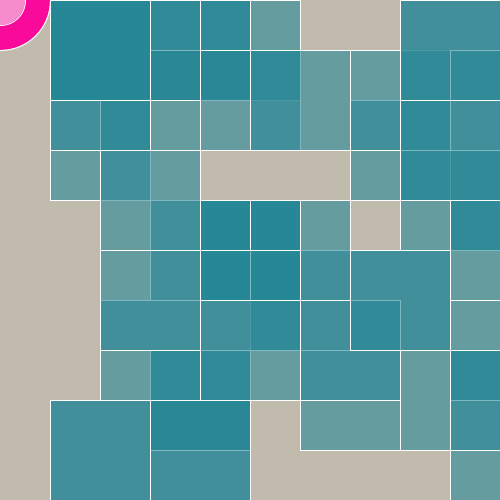
Frame 1 (no input)
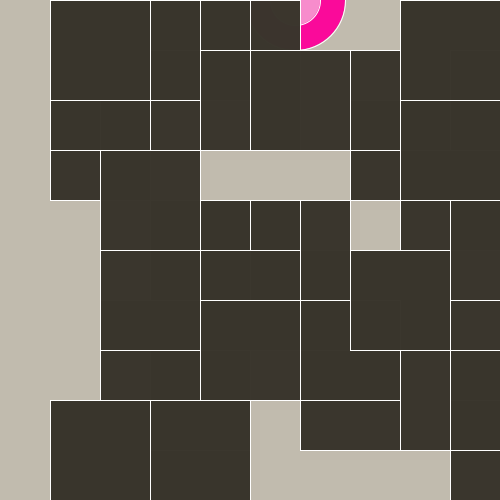
Frame 60 (the mouse pressed at the canvas centre just before this capture)
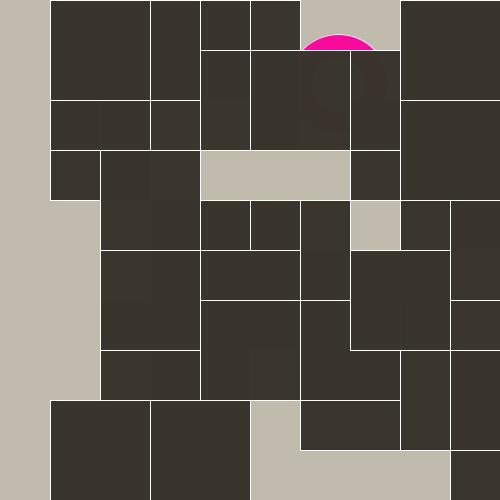
Frame 120 (the mouse held since frame 60 and released just before this capture)

The Processing sketch that drew these frames (run headless with seeded random() and noise(); from frame 60 on, the mouse is pressed at the canvas centre):

// Processing sketch: processing_8017
// ── processing_8017.pde

// Opdracht 1 (Heel veel ....)
// Barbara Kamphuis
// ECP1a

//100, omdat je 100 vierkantjes wilt hebben
int [] xPosities = new int[100];
int [] yPosities = new int[100];

float r;
float g;
float b;
float a;

int x = 0; 
int y = 0; 
int speed = 5; 
int state = 0; 

void setup () {
  size (500, 500);
  smooth();
  stroke(255);

  //Hier 100, vanwege de 100 vierkantjes en de 10 van de grootte van je vierkant  
  for(int i=0;i<50;i++)
  { xPosities[i] = int(random(0,10))*50;
    yPosities[i] = int(random(0,10))*50;
  }
}

void draw()
{ // achtergrond kleur van het scherm
  background(193,187,174); 
  
  //2 cirkels met random kleur
  fill(250,10,154);
  ellipse(x,y,100,100);
  fill(247,140,204);
  ellipse(x,y,50,50);

  //2 cirkels bewegen met speed 5
  if(state == 0 ) {  
  x = x + speed;  
  if (x > width-50) {  
    x = width-50;  
    state = 1;  
    }  
  } else if (state == 1) {  
    y = y + speed - 2;  
    x = x - speed + 1;  
    if (x < 0) {  
     y = 175;  
     x = 0;  
     state = 2;  
    }   
  } else if (state == 2) {  
      x = x + speed;  
    if (x > width-50) {  
     y = 175;  
     x = 350;  
     state = 3;  
  }  
  } else if (state == 3) {  
    y = y + speed - 2;  
    x = x - speed + 1;  
    if (x < 0) {  
     y = 350;  
     x = 0;  
     state = 4;  
  }  
  } else if (state == 4) {  
      x = x + speed;  
    if (x > width-50) {  
     y = 350;  
     x = 350;  
     state = 5;  
  }  
  } else if (state == 5) {  
    x = 0;  
    y = 0;  
    state = 0;  
  }  
  
  // ================ interactie met de blokjes 
  // Muis naar linker scherm geen kleuren muis naar rechter scherm wel kleuren
  if (mouseX < (width/2) && mouseY < (height/2)) { 
      r = random(255);
      g = random(255);
      b = random(255);
      a = random(255);
      
  } 
  
  // 100 vierkantjes met random kleur
  for(int i=0;i<100;i++)
  { tekenVierkant(xPosities[i],yPosities[i]);
  }

}

void tekenVierkant(float x, float y)
{ fill (r,g,b,a); 
  // x, y, width, height
  rect(x+50, y+0, 100, 100);
}



//Als je een nieuwe void toevoegt moet dit altijd opnieuw. Dus tussen nieuwe haakjes. Elke void moet je sluiten.
